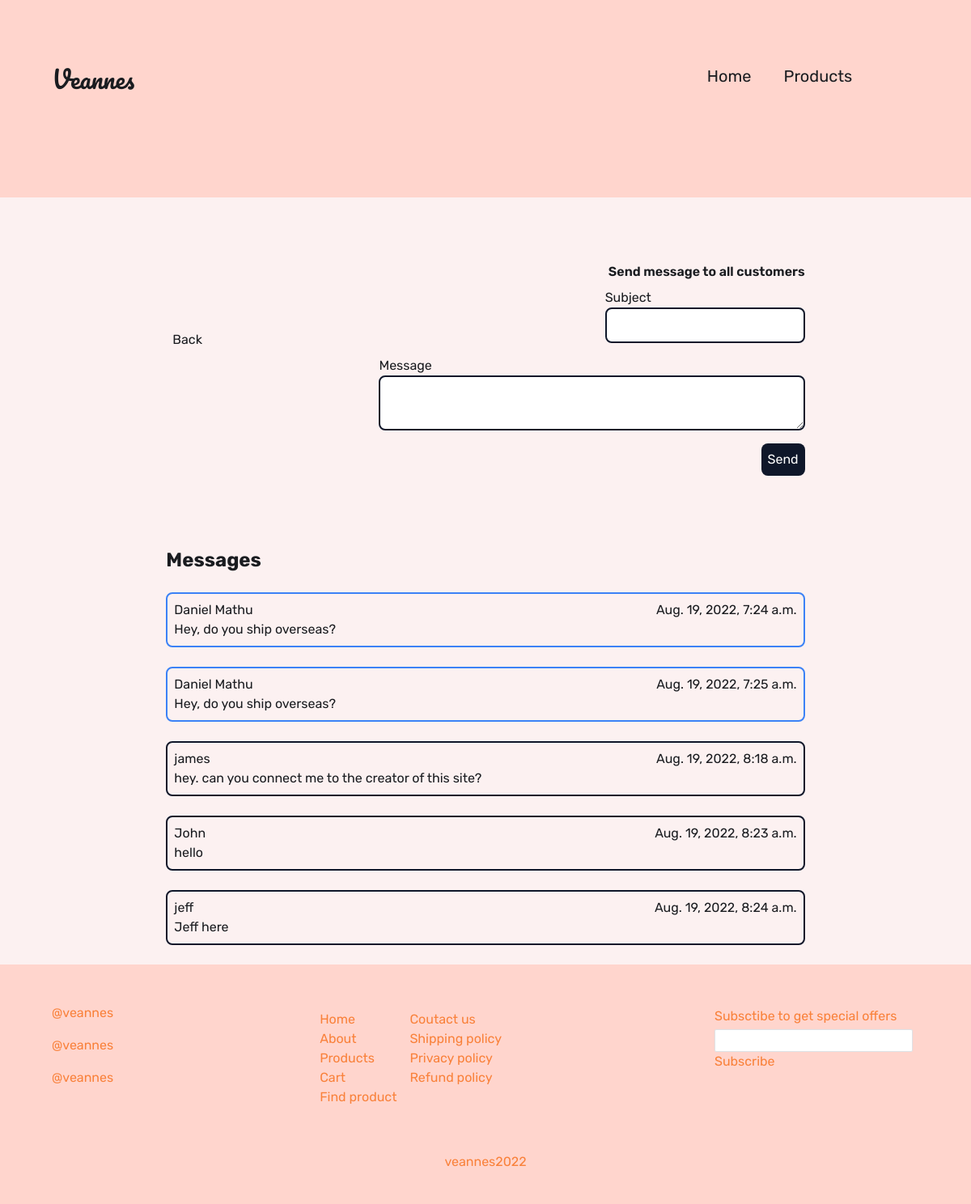
Page /dashboard/messages on the earlier database version.
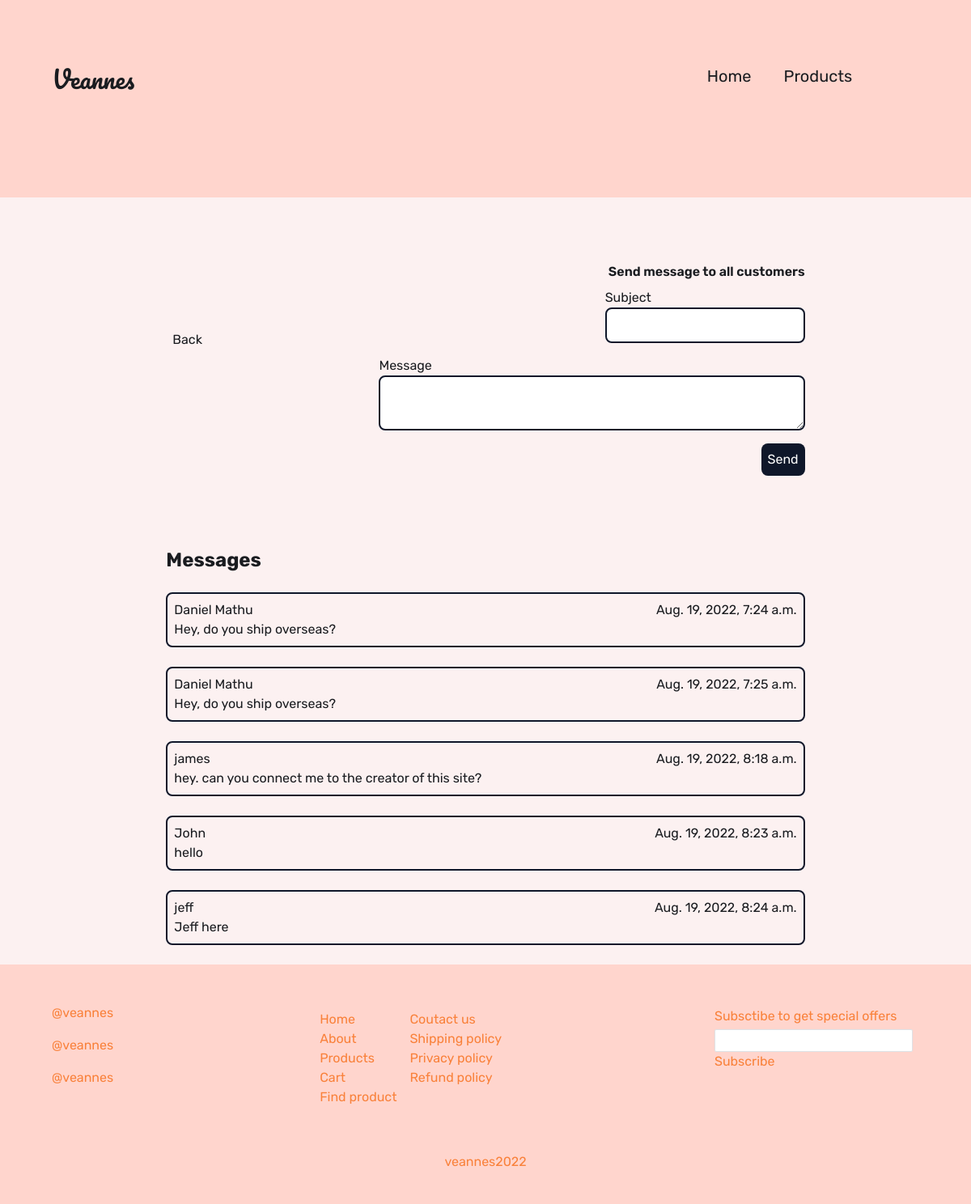
Same page on the later database version.
### shop/models.py (models this page shows)
class Message(models.Model):
    name = models.CharField(max_length=50)
    email = models.EmailField()
    message = models.CharField(max_length=400)
    date = models.DateTimeField(auto_now_add=True)
    read = models.BooleanField(default=False)

### dashboard/views.py (the view)
# urls.py: path('messages', MessagesView.as_view(), name='messages'),
class MessagesView(ListView):
    model = Message
    template_name: str = 'dash/messages.html'
    fields = ['name', 'email', 'message', 'date', 'read']
    context_object_name: str = 'customer_messages'

### dashboard/templates/dash/messages.html (shortened to what this page needs)
{% extends 'base.html' %}
{% block content %}
<div class="customer_messages px-2 md:px-44 xl:px-64 flex flex-col items-center w-full">
    <div class="flex flex-col md:flex-row justify-between w-full md:w-2/3 xl:w-1/2">
        <div class="flex justify-start items-center cursor-pointer group my-10 ">
            <a href="/dashboard" class="ml-2 hover:text-black">Back</a>
        </div>
        <form action="/dashboard/mass_message" method="POST"
            class="mt-20 w-full md:w-2/3 xl:w-1/2 flex flex-col items-end">
            <div class="flex flex-end">
                <p class="font-semibold">Send message to all customers</p>
            </div>
            <div class="my-2 flex flex-col">
                <label for="subject">Subject</label>
                <input name="subject" type="text" class="rounded-lg border-2 border-slate-900">
            </div>
            <div class="my-2 flex flex-col w-full">
                <label for="body">Message</label>
                <textarea class="rounded-lg border-2 border-slate-900 " name="body" id="body" cols="60"
                    rows="2"></textarea>
            </div>
            <button
                class="my-2 rounded-lg bg-slate-900 p-2 hover:scale-110 transition duration-300 ease-in-out text-white"
                type="submit">Send</button>
        </form>
    </div>
    <div class="mt-20 w-full md:w-2/3 xl:w-1/2">
        <h1 class="font-bold text-2xl">Messages</h1>
        <div class="w-full">
            {% for message in customer_messages %}
            <a href="/dashboard/message/{{message.id}}" class="hover:text-black">
                <div {% if message.read %} class="rounded-lg my-4 p-2 border-2 border-slate-900" {% else %}
                    class="border-2 border-blue-500 hover:border transition duration-300 ease-in-out rounded-lg my-4 p-2"
                    {% endif %}>
                    <div class="flex justify-between">
                        <p>{{message.name}}</p>
                        <p>{{message.date}}</p>
                    </div>
                    <div>
                        <p class="truncate">{{message.message}}</p>
                    </div>
                </div>
            </a>
            {% endfor %}
        </div>
    </div>
</div>
{% endblock %}

### theme/templates/base.html (shortened to what this page needs)
{% load static tailwind_tags %}
<!DOCTYPE html>
<html lang="en">
	<head>
		<link rel="stylesheet" href="https://unicons.iconscout.com/release/v4.0.0/css/line.css">
		<link href="https://cdn.jsdelivr.net/npm/bootstrap@5.2.0/dist/css/bootstrap.min.css" rel="stylesheet"
>
		{% tailwind_css %}
		<link rel="stylesheet" href="{% static 'css/style.css' %}">
	</head>
	<body class="bg-backgroundPrimary text-textPrimary">
		{% include 'nav.html' %}
		<div class="">
			{% block content %}
			{% endblock %}
		</div>
		{% include 'footer.html' %}
	</body>
</html>

### templates/nav.html (shortened to what this page needs)
<nav
    class="nav z-10 bg-backgroundSecondary flex flex-row py-20 px-11 md:px-16 xl:px-64  justify-between w-full text-xl xl:text-2xl text-textPrimary">
    <div class="logo">
        <h1>Veannes</h1>
    </div>
    <div class="nav-items">
        <ul class="flex justify-between">
            <a href="/shop" class="mr-10 hover:text-textSecondary hover:underline">Home</a>
            <div class="dropdown flex flex-col relative justify-between  mr-10">
                <a href="/shop/products" class="hover:text-textSecondary flex hover:underline">
                    <p>Products</p>
                </a>
            </div>
        </ul>
    </div>
</nav>

### templates/footer.html (shortened to what this page needs)
{% load static %}
<div class="footer flex flex-col bg-backgroundSecondary w-full text-textSecondary  p-10 md:px-16 xl:px-44 2xl:px-60 h-fit" id="footer">
    <div class="flex flex-col md:flex-row items-start md:items-start justify-between">
        <div class="social flex md:flex-col">
            <div class='my-2'>
                <a class="hover:text-black" href="#">@veannes</a>
            </div>
            <div class='my-2'>
                <a class="hover:text-black" href="#">@veannes</a>
            </div>
            <div class='my-2'>
                <a class="hover:text-black" href="#">@veannes</a>
            </div>
        </div>
        <div class="site-map flex flex-col md:flex-row md:justify-between flex-wrap items-start md:ml-20 xl:ml-52 m-2">
            <div class="flex flex-col p-2 md:p-12">
                <a class="hover:text-black" href="/shop">Home</a>
                <a class="hover:text-black" href="/shop/about">About</a>
                <a class="hover:text-black" href="/shop/products">Products</a>
                <a class="hover:text-black" href="/shop/cart">Cart</a>
                <a class="hover:text-black" href="/shop/products#search">Find product</a>
            </div>
            <div class="flex flex-col p-2 md:p-12">
                <a class="hover:text-black" href="/shop/contact">Coutact us</a>
                <a class="hover:text-black" href="#">Shipping policy</a>
                <a class="hover:text-black" href="#">Privacy policy</a>
                <a class="hover:text-black" href="#">Refund policy</a>
            </div>
        </div>
        <div class='flex flex-col items-start m-2'>
            <div class='flex py-1'>
                <p>Subsctibe to get special offers</p>
            </div>
            <input type="text" class='h-7 rounded-sm border border-black'>
            <button>Subscribe</button>
        </div>
    </div>
    <div class='flex justify-center items-center mt-10'>
        <p>veannes2022</p>
    </div>
</div>

### static/css/style.css (style rules this page uses)
* { font-family: 'Rubik', sans-serif; }
.logo h1 { font-family: 'Pacifico', cursive; font-size: 30px; }
.logo { transform: translateX(-500px); transition: 0.9s ease-in-out; }
.logo.loaded { transform: translateX(0); }
.nav-items { visibility: hidden; transform: translateY(-200px); }
.nav-items.loaded { transform: translateX(0); transition: 0.9s ease-in-out; }
@media screen and (min-width: 640px) { .nav-items { visibility: visible; } }

Differences in the rows shown:
changed Message "Aug. 19, 2022, 7:24 a.m.": read False → True (drawn)
changed Message "Aug. 19, 2022, 7:25 a.m.": read False → True (drawn)
